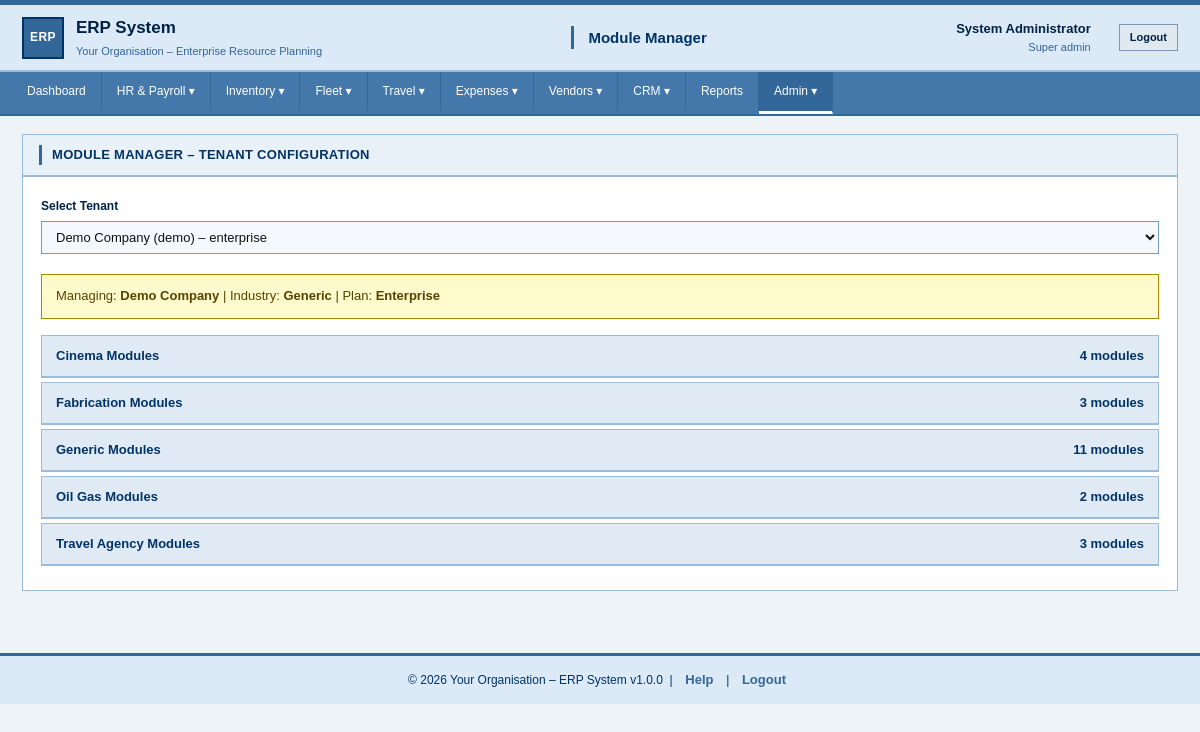
Screenshot of /modules/admin/module_manager.php (signed in) with the database file from the repository.
### tables this page shows
CREATE TABLE IF NOT EXISTS tenants (
    id INT UNSIGNED AUTO_INCREMENT PRIMARY KEY,
    slug VARCHAR(60) NOT NULL UNIQUE,  
    name VARCHAR(150) NOT NULL,
    industry ENUM(
        'generic',
        'oil_gas',
        'travel_agency',
        'cinema',
        'fabrication',
        'logistics'
    ) DEFAULT 'generic',
    plan ENUM(
        'trial',
        'starter',
        'professional',
        'enterprise'
    ) DEFAULT 'trial',
    db_schema VARCHAR(80) NULL,  
    timezone VARCHAR(50) DEFAULT 'Asia/Kolkata',
    locale VARCHAR(10) DEFAULT 'en_IN',
    logo_path VARCHAR(255) NULL,
    primary_color VARCHAR(7) DEFAULT '#336699',  
    is_active TINYINT(1) DEFAULT 1,
    trial_ends DATE NULL,
    created_at TIMESTAMP DEFAULT CURRENT_TIMESTAMP
);

### includes/functions.php (called while the page is built, shortened)
<?php
function h(string $str): string {
    return htmlspecialchars($str, ENT_QUOTES | ENT_SUBSTITUTE, 'UTF-8');
}
function sanitize_int(mixed $val, int $default = 0): int {
    $v = filter_var($val, FILTER_VALIDATE_INT);
    return $v === false ? $default : (int)$v;
}

### modules/admin/module_manager.php (the view, shortened to what this page needs)
<?php
require_once ERP_ROOT . '/includes/functions.php';
$pdo           = db();
$tenants       = $pdo->query('SELECT id,slug,name,industry,plan FROM tenants ORDER BY name')->fetchAll();
$all_modules   = $pdo->query('SELECT * FROM modules WHERE is_active=1 ORDER BY industry,code')->fetchAll();
$sel_tenant_id = sanitize_int($_GET['tid'] ?? ($tenants[0]['id'] ?? 0));
$sel_tenant    = null;
if ($sel_tenant_id) {
    foreach ($tenants as $t) { if ((int)$t['id'] === $sel_tenant_id) { $sel_tenant = $t; break; } }
}
$by_industry = [];
foreach ($all_modules as $m) {
    $by_industry[$m['industry']][] = $m;
}
include ERP_ROOT . '/includes/header.php';
include ERP_ROOT . '/includes/nav.php';
?>
<main>
<div class="card">
    <div class="card-header"><h2>Module Manager – Tenant Configuration</h2></div>
    <div class="card-body">
        <form method="get" style="display:flex;gap:14px;align-items:flex-end;margin-bottom:20px;">
            <div class="col">
                <label>Select Tenant</label>
                <select name="tid" onchange="this.form.submit()">
                    <?php foreach ($tenants as $t): ?>
                        <option value="<?= $t['id'] ?>" <?= (int)$t['id']===$sel_tenant_id?'selected':'' ?>>
                            <?= h($t['name']) ?> (<?= h($t['slug']) ?>) – <?= h($t['plan']) ?>
                        </option>
                    <?php endforeach; ?>
                </select>
            </div>
        </form>
        <?php if ($sel_tenant): ?>
        <div class="alert alert-info">
            Managing: <strong><?= h($sel_tenant['name']) ?></strong> |
            Industry: <strong><?= h(ucfirst(str_replace('_',' ',$sel_tenant['industry']))) ?></strong> |
            Plan: <strong><?= h(ucfirst($sel_tenant['plan'])) ?></strong>
        </div>
        <?php foreach ($by_industry as $industry => $modules): ?>
        <div class="accordion-item">
            <div class="accordion-header" onclick="this.nextElementSibling.classList.toggle('open')">
                <?= h(ucwords(str_replace('_',' ',$industry))) ?> Modules
                <span><?= count($modules) ?> modules</span>
            </div>
        </div>
        <?php endforeach; ?>
        <?php endif; ?>
    </div>
</div>
</main>
<?php include ERP_ROOT . '/includes/footer.php'; ?>

### assets/css/style.css (style rules this page uses)
*, *::before, *::after { box-sizing: border-box; margin: 0; padding: 0; border-radius: 0 !important; font-family: Arial, Helvetica, sans-serif; font-size: 13px; }
body { background: #eef3f8; color: #111; line-height: 1.55; }
main { padding: 18px 22px; }
.card { background: #fff; border: 1px solid #99bbdd; margin-bottom: 20px; }
.card-header { background: #e8f0f8; border-bottom: 2px solid #99bbdd; padding: 10px 16px; display: flex; justify-content: space-between; align-items: center; }
.card-header h2 { font-size: 13px; font-weight: bold; color: #003366; text-transform: uppercase; letter-spacing: 0.3px; border-left: 3px solid #336699; padding-left: 10px; }
.card-body { padding: 20px 18px; }
.col { flex: 1; display: flex; flex-direction: column; min-width: 130px; }
label { font-size: 12px; font-weight: bold; margin-bottom: 5px; color: #002244; }
input[type="text"], input[type="date"], input[type="time"], input[type="email"], input[type="number"], input[type="tel"], input[type="password"], input[type="search"], select, textarea { width: 100%; padding: 7px 10px; border: 1px solid #7799bb; font-size: 13px; color: #111; background: #f5f8fc; outline: none; }
.alert { padding: 11px 14px; font-size: 13px; margin-bottom: 16px; border: 1px solid; line-height: 1.6; }
.alert-info { background: #fffacc; border-color: #aa8800; color: #554400; }
.accordion-item { border: 1px solid #99bbdd; margin-bottom: 4px; }
.accordion-header { background: #e0eaf4; border-bottom: 1px solid #99bbdd; padding: 10px 14px; cursor: pointer; font-weight: bold; font-size: 13px; display: flex; justify-content: space-between; color: #003366; user-select: none; }

### rows the page displays
tenants: name "Demo Company", industry "Generic", plan "Enterprise"

### other values shown
APP_NAME "ERP System"
ORG_NAME "Your Organisation"
APP_TAGLINE "Enterprise Resource Planning"
$page_title "Module Manager"
current_user_name() "System Administrator"
str_replace('_', ' ', ucwords(current_role())) "Super admin"
str_replace('_',' ',$industry) "Cinema"
count($modules) "4"
str_replace('_',' ',$industry) "Fabrication"
count($modules) "3"
str_replace('_',' ',$industry) "Generic"
count($modules) "11"
str_replace('_',' ',$industry) "Oil Gas"
count($modules) "2"
str_replace('_',' ',$industry) "Travel Agency"
